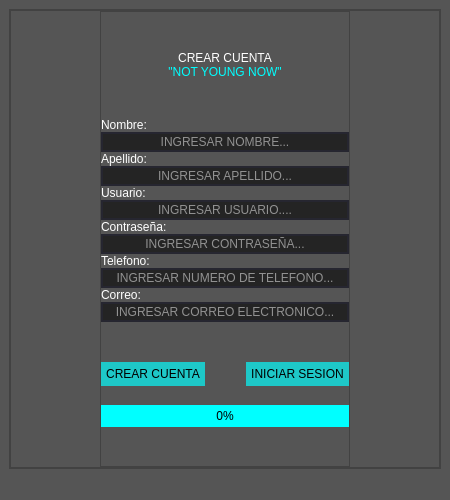
<?xml version="1.0" encoding="UTF-8"?>
<ui version="4.0">
 <class>MainWindow</class>
 <widget class="QMainWindow" name="MainWindow">
  <property name="geometry">
   <rect>
    <x>0</x>
    <y>0</y>
    <width>450</width>
    <height>500</height>
   </rect>
  </property>
  <property name="minimumSize">
   <size>
    <width>350</width>
    <height>400</height>
   </size>
  </property>
  <property name="maximumSize">
   <size>
    <width>450</width>
    <height>500</height>
   </size>
  </property>
  <property name="windowTitle">
   <string>MainWindow</string>
  </property>
  <property name="styleSheet">
   <string notr="true">background-color: rgb(85, 85, 85);</string>
  </property>
  <widget class="QWidget" name="centralwidget">
   <property name="minimumSize">
    <size>
     <width>350</width>
     <height>400</height>
    </size>
   </property>
   <property name="maximumSize">
    <size>
     <width>450</width>
     <height>500</height>
    </size>
   </property>
   <property name="styleSheet">
    <string notr="true"/>
   </property>
   <layout class="QVBoxLayout" name="verticalLayout">
    <item>
     <widget class="QFrame" name="frame">
      <property name="minimumSize">
       <size>
        <width>350</width>
        <height>400</height>
       </size>
      </property>
      <property name="maximumSize">
       <size>
        <width>450</width>
        <height>500</height>
       </size>
      </property>
      <property name="styleSheet">
       <string notr="true"/>
      </property>
      <property name="frameShape">
       <enum>QFrame::StyledPanel</enum>
      </property>
      <property name="frameShadow">
       <enum>QFrame::Raised</enum>
      </property>
      <layout class="QHBoxLayout" name="horizontalLayout">
       <property name="spacing">
        <number>0</number>
       </property>
       <property name="leftMargin">
        <number>0</number>
       </property>
       <property name="topMargin">
        <number>0</number>
       </property>
       <property name="rightMargin">
        <number>0</number>
       </property>
       <property name="bottomMargin">
        <number>0</number>
       </property>
       <item>
        <widget class="QFrame" name="frame_3">
         <property name="minimumSize">
          <size>
           <width>350</width>
           <height>400</height>
          </size>
         </property>
         <property name="maximumSize">
          <size>
           <width>450</width>
           <height>500</height>
          </size>
         </property>
         <property name="styleSheet">
          <string notr="true"/>
         </property>
         <property name="frameShape">
          <enum>QFrame::StyledPanel</enum>
         </property>
         <property name="frameShadow">
          <enum>QFrame::Raised</enum>
         </property>
         <layout class="QHBoxLayout" name="horizontalLayout_3">
          <property name="spacing">
           <number>0</number>
          </property>
          <property name="leftMargin">
           <number>0</number>
          </property>
          <property name="topMargin">
           <number>0</number>
          </property>
          <property name="rightMargin">
           <number>0</number>
          </property>
          <property name="bottomMargin">
           <number>0</number>
          </property>
          <item>
           <spacer name="horizontalSpacer">
            <property name="orientation">
             <enum>Qt::Horizontal</enum>
            </property>
            <property name="sizeHint" stdset="0">
             <size>
              <width>67</width>
              <height>20</height>
             </size>
            </property>
           </spacer>
          </item>
          <item>
           <widget class="QFrame" name="frame_4">
            <property name="minimumSize">
             <size>
              <width>250</width>
              <height>350</height>
             </size>
            </property>
            <property name="maximumSize">
             <size>
              <width>430</width>
              <height>480</height>
             </size>
            </property>
            <property name="frameShape">
             <enum>QFrame::StyledPanel</enum>
            </property>
            <property name="frameShadow">
             <enum>QFrame::Raised</enum>
            </property>
            <layout class="QVBoxLayout" name="verticalLayout_2">
             <property name="spacing">
              <number>0</number>
             </property>
             <property name="leftMargin">
              <number>0</number>
             </property>
             <property name="topMargin">
              <number>0</number>
             </property>
             <property name="rightMargin">
              <number>0</number>
             </property>
             <property name="bottomMargin">
              <number>0</number>
             </property>
             <item>
              <spacer name="verticalSpacer_3">
               <property name="orientation">
                <enum>Qt::Vertical</enum>
               </property>
               <property name="sizeHint" stdset="0">
                <size>
                 <width>20</width>
                 <height>40</height>
                </size>
               </property>
              </spacer>
             </item>
             <item>
              <widget class="QLabel" name="label">
               <property name="styleSheet">
                <string notr="true">font: 75 14pt &quot;MS Shell Dlg 2&quot;;
color: #fff;</string>
               </property>
               <property name="text">
                <string>CREAR CUENTA</string>
               </property>
               <property name="alignment">
                <set>Qt::AlignCenter</set>
               </property>
              </widget>
             </item>
             <item>
              <widget class="QLabel" name="label_2">
               <property name="styleSheet">
                <string notr="true">color: rgb(0, 255, 255);
font: 75 10pt &quot;MS Shell Dlg 2&quot;;</string>
               </property>
               <property name="text">
                <string>&quot;NOT YOUNG NOW&quot;</string>
               </property>
               <property name="alignment">
                <set>Qt::AlignCenter</set>
               </property>
              </widget>
             </item>
             <item>
              <spacer name="verticalSpacer">
               <property name="orientation">
                <enum>Qt::Vertical</enum>
               </property>
               <property name="sizeHint" stdset="0">
                <size>
                 <width>20</width>
                 <height>40</height>
                </size>
               </property>
              </spacer>
             </item>
             <item>
              <widget class="QLabel" name="label_3">
               <property name="styleSheet">
                <string notr="true">font: 75 10pt &quot;MS Shell Dlg 2&quot;;
color: rgb(255, 255, 255);</string>
               </property>
               <property name="text">
                <string>Nombre:</string>
               </property>
              </widget>
             </item>
             <item>
              <widget class="QLineEdit" name="txtnombre">
               <property name="styleSheet">
                <string notr="true">QLineEdit{
	border: 2px solid rgb(38, 38, 48);
	border-radius: 25px;
	color: #fff;

	background-color: rgb(36, 36, 36);
}

QLineEdit:hover{
	border: 2px solid rgb(48, 50, 62)
}

QLineEdit:focus{
	border: 2px solid rgb(35, 218, 233)
}</string>
               </property>
               <property name="alignment">
                <set>Qt::AlignCenter</set>
               </property>
               <property name="placeholderText">
                <string>INGRESAR NOMBRE...</string>
               </property>
              </widget>
             </item>
             <item>
              <widget class="QLabel" name="label_4">
               <property name="styleSheet">
                <string notr="true">font: 75 10pt &quot;MS Shell Dlg 2&quot;;
color: rgb(255, 255, 255);</string>
               </property>
               <property name="text">
                <string>Apellido:</string>
               </property>
              </widget>
             </item>
             <item>
              <widget class="QLineEdit" name="txtapellido">
               <property name="styleSheet">
                <string notr="true">QLineEdit{
	border: 2px solid rgb(38, 38, 48);
	border-radius: 25px;
	color: #fff;

	background-color: rgb(36, 36, 36);
}

QLineEdit:hover{
	border: 2px solid rgb(48, 50, 62)
}

QLineEdit:focus{
	border: 2px solid rgb(35, 218, 233)
}</string>
               </property>
               <property name="alignment">
                <set>Qt::AlignCenter</set>
               </property>
               <property name="placeholderText">
                <string>INGRESAR APELLIDO...</string>
               </property>
              </widget>
             </item>
             <item>
              <widget class="QLabel" name="label_5">
               <property name="styleSheet">
                <string notr="true">font: 75 10pt &quot;MS Shell Dlg 2&quot;;
color: rgb(255, 255, 255);</string>
               </property>
               <property name="text">
                <string>Usuario:</string>
               </property>
              </widget>
             </item>
             <item>
              <widget class="QLineEdit" name="txtusuarioCrear">
               <property name="styleSheet">
                <string notr="true">QLineEdit{
	border: 2px solid rgb(38, 38, 48);
	border-radius: 25px;
	color: #fff;

	background-color: rgb(36, 36, 36);
}

QLineEdit:hover{
	border: 2px solid rgb(48, 50, 62)
}

QLineEdit:focus{
	border: 2px solid rgb(35, 218, 233)
}</string>
               </property>
               <property name="alignment">
                <set>Qt::AlignCenter</set>
               </property>
               <property name="placeholderText">
                <string>INGRESAR USUARIO....</string>
               </property>
              </widget>
             </item>
             <item>
              <widget class="QLabel" name="label_6">
               <property name="styleSheet">
                <string notr="true">font: 75 10pt &quot;MS Shell Dlg 2&quot;;
color: rgb(255, 255, 255);</string>
               </property>
               <property name="text">
                <string>Contraseña:</string>
               </property>
              </widget>
             </item>
             <item>
              <widget class="QLineEdit" name="txtpassCrear">
               <property name="styleSheet">
                <string notr="true">QLineEdit{
	border: 2px solid rgb(38, 38, 48);
	border-radius: 50px;
	color: #fff;

	background-color: rgb(36, 36, 36);
}

QLineEdit:hover{
	border: 2px solid rgb(48, 50, 62)
}

QLineEdit:focus{
	border: 2px solid rgb(35, 218, 233)
}</string>
               </property>
               <property name="echoMode">
                <enum>QLineEdit::Password</enum>
               </property>
               <property name="alignment">
                <set>Qt::AlignCenter</set>
               </property>
               <property name="placeholderText">
                <string>INGRESAR CONTRASEÑA...</string>
               </property>
              </widget>
             </item>
             <item>
              <widget class="QLabel" name="label_7">
               <property name="styleSheet">
                <string notr="true">font: 75 10pt &quot;MS Shell Dlg 2&quot;;
color: rgb(255, 255, 255);</string>
               </property>
               <property name="text">
                <string>Telefono:</string>
               </property>
              </widget>
             </item>
             <item>
              <widget class="QLineEdit" name="txttelefono">
               <property name="styleSheet">
                <string notr="true">QLineEdit{
	border: 2px solid rgb(38, 38, 48);
	border-radius: 50px;
	color: #fff;

	background-color: rgb(36, 36, 36);
}

QLineEdit:hover{
	border: 2px solid rgb(48, 50, 62)
}

QLineEdit:focus{
	border: 2px solid rgb(35, 218, 233)
}</string>
               </property>
               <property name="alignment">
                <set>Qt::AlignCenter</set>
               </property>
               <property name="placeholderText">
                <string>INGRESAR NUMERO DE TELEFONO...</string>
               </property>
              </widget>
             </item>
             <item>
              <widget class="QLabel" name="label_8">
               <property name="styleSheet">
                <string notr="true">font: 75 10pt &quot;MS Shell Dlg 2&quot;;
color: rgb(255, 255, 255);</string>
               </property>
               <property name="text">
                <string>Correo:</string>
               </property>
              </widget>
             </item>
             <item>
              <widget class="QLineEdit" name="txtcorreo">
               <property name="styleSheet">
                <string notr="true">QLineEdit{
	border: 2px solid rgb(38, 38, 48);
	border-radius: 50px;
	color: #fff;

	background-color: rgb(36, 36, 36);
}

QLineEdit:hover{
	border: 2px solid rgb(48, 50, 62)
}

QLineEdit:focus{
	border: 2px solid rgb(35, 218, 233)
}</string>
               </property>
               <property name="alignment">
                <set>Qt::AlignCenter</set>
               </property>
               <property name="placeholderText">
                <string>INGRESAR CORREO ELECTRONICO...</string>
               </property>
              </widget>
             </item>
             <item>
              <spacer name="verticalSpacer_2">
               <property name="orientation">
                <enum>Qt::Vertical</enum>
               </property>
               <property name="sizeHint" stdset="0">
                <size>
                 <width>20</width>
                 <height>40</height>
                </size>
               </property>
              </spacer>
             </item>
             <item>
              <layout class="QHBoxLayout" name="horizontalLayout_2">
               <item>
                <widget class="QPushButton" name="btncrear">
                 <property name="cursor">
                  <cursorShape>ArrowCursor</cursorShape>
                 </property>
                 <property name="focusPolicy">
                  <enum>Qt::NoFocus</enum>
                 </property>
                 <property name="styleSheet">
                  <string notr="true">QPushButton{
	border-radius: 15px;
	background-color: rgb(30, 200, 200);
	color: black;
	font: 75 10pt &quot;MS Shell Dlg 2&quot;;
	padding: 5px;
}

QPushButton:hover{
	background-color: rgb(26, 179, 179)
}


</string>
                 </property>
                 <property name="text">
                  <string>CREAR CUENTA</string>
                 </property>
                </widget>
               </item>
               <item>
                <spacer name="horizontalSpacer_3">
                 <property name="orientation">
                  <enum>Qt::Horizontal</enum>
                 </property>
                 <property name="sizeHint" stdset="0">
                  <size>
                   <width>13</width>
                   <height>20</height>
                  </size>
                 </property>
                </spacer>
               </item>
               <item>
                <widget class="QPushButton" name="btnlogin">
                 <property name="styleSheet">
                  <string notr="true">QPushButton{
	border-radius: 15px;
	background-color: rgb(30, 200, 200);
	color: back;
	font: 75 10pt &quot;MS Shell Dlg 2&quot;;
	padding: 5px;
}

QPushButton:hover{
	background-color: rgb(26, 179, 179)
}</string>
                 </property>
                 <property name="text">
                  <string>INICIAR SESION</string>
                 </property>
                </widget>
               </item>
              </layout>
             </item>
             <item>
              <spacer name="verticalSpacer_4">
               <property name="orientation">
                <enum>Qt::Vertical</enum>
               </property>
               <property name="sizeHint" stdset="0">
                <size>
                 <width>20</width>
                 <height>20</height>
                </size>
               </property>
              </spacer>
             </item>
             <item>
              <widget class="QProgressBar" name="progressBar">
               <property name="styleSheet">
                <string notr="true">QProgressBar{
	background-color: rgb(0, 255, 255);
	border-radius: 25px;
}

QProgressBar:chunk{
	
	background-color: qlineargradient(spread:pad, x1:0, y1:0, x2:1, y2:0, stop:0 rgba(255, 0, 0, 255), stop:0.166 rgba(255, 255, 0, 255), stop:0.333 rgba(0, 255, 0, 255), stop:0.5 rgba(0, 255, 255, 255), stop:0.666 rgba(0, 0, 255, 255), stop:0.833 rgba(255, 0, 255, 255), stop:1 rgba(255, 0, 0, 255));
	border-radius: 25px;


}</string>
               </property>
               <property name="value">
                <number>0</number>
               </property>
               <property name="alignment">
                <set>Qt::AlignCenter</set>
               </property>
              </widget>
             </item>
             <item>
              <spacer name="verticalSpacer_7">
               <property name="orientation">
                <enum>Qt::Vertical</enum>
               </property>
               <property name="sizeHint" stdset="0">
                <size>
                 <width>20</width>
                 <height>40</height>
                </size>
               </property>
              </spacer>
             </item>
            </layout>
            <zorder>label</zorder>
            <zorder>txtusuarioCrear</zorder>
            <zorder>txtpassCrear</zorder>
            <zorder>txttelefono</zorder>
            <zorder>txtcorreo</zorder>
            <zorder>label_2</zorder>
            <zorder>txtapellido</zorder>
            <zorder>label_4</zorder>
            <zorder>verticalSpacer_3</zorder>
            <zorder>label_5</zorder>
            <zorder>label_6</zorder>
            <zorder>label_7</zorder>
            <zorder>txtnombre</zorder>
            <zorder>label_3</zorder>
            <zorder>label_8</zorder>
            <zorder>verticalSpacer</zorder>
            <zorder>verticalSpacer_2</zorder>
            <zorder>progressBar</zorder>
            <zorder>verticalSpacer_4</zorder>
           </widget>
          </item>
          <item>
           <spacer name="horizontalSpacer_2">
            <property name="orientation">
             <enum>Qt::Horizontal</enum>
            </property>
            <property name="sizeHint" stdset="0">
             <size>
              <width>66</width>
              <height>20</height>
             </size>
            </property>
           </spacer>
          </item>
         </layout>
        </widget>
       </item>
      </layout>
     </widget>
    </item>
   </layout>
  </widget>
  <widget class="QMenuBar" name="menubar">
   <property name="geometry">
    <rect>
     <x>0</x>
     <y>0</y>
     <width>450</width>
     <height>21</height>
    </rect>
   </property>
  </widget>
  <widget class="QStatusBar" name="statusbar"/>
 </widget>
 <resources/>
 <connections/>
</ui>
